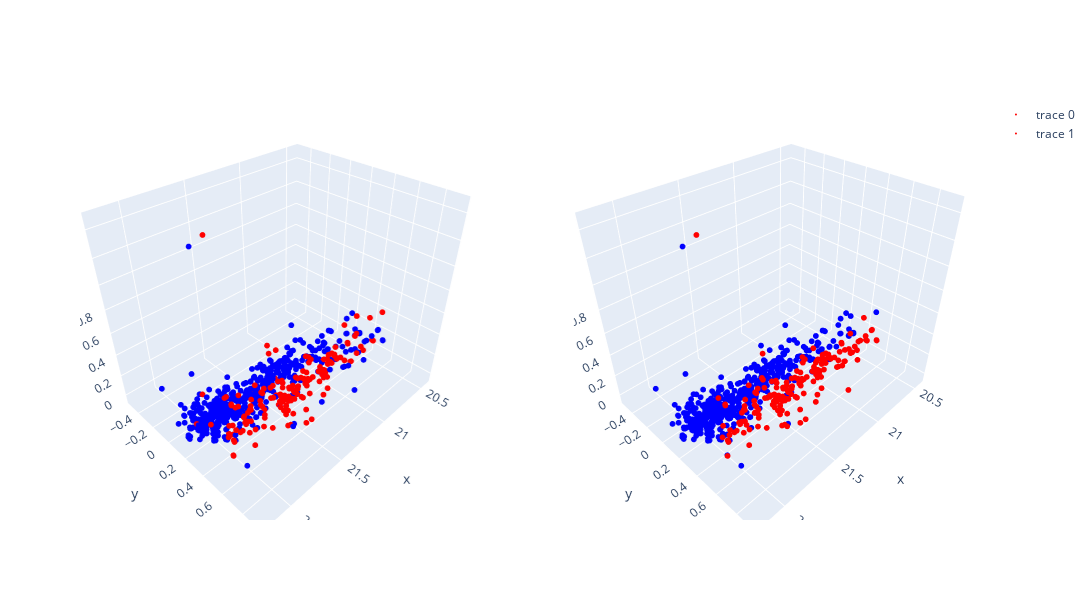

The notebook cell saved with this chart:
### Code cell
from sklearn.discriminant_analysis import LinearDiscriminantAnalysis

all,sub = select_galaxy(z_low=1.60,z_high=1.61)

X_red = gen_training(sub,Dim=3,three_color = False)
X_blue = gen_training(all,Dim=3,three_color = False)
X = np.vstack((X_red,X_blue))
Y_red = np.ones(shape = (len(sub)))
Y_blue = np.ones(shape = (len(all)))*0
Y = np.concatenate((Y_red,Y_blue))
clf = LinearDiscriminantAnalysis()
clf.fit(X, Y)
X_LDA_pred = clf.predict(X)

fig = make_subplots(rows=1, cols=2,
                    specs=[[{'type': 'surface'}, {'type': 'surface'}]])

trace1 = go.Scatter3d(x=X[:,0], y=X[:,1],z=X[:,2],mode='markers',marker = dict(size = 2,color = Y,colorscale = 'Bluered')) ## for vector plots
fig.add_trace(trace1,row = 1, col = 1)
trace2 = go.Scatter3d(x=X[:,0], y=X[:,1],z=X[:,2],mode='markers',marker = dict(size = 2,color = X_LDA_pred,colorscale = 'Bluered')) ## for vector plots
fig.add_trace(trace2,row = 1, col = 2)
fig.update_layout(
    autosize=False,
    width=1200,
    height=600
    )

### Figure 1 — Plotly figure (JSON) as saved in the notebook; plotly's stock layout.template omitted (floating-point values rounded to 4 significant figures; data arrays with more than 128 entries replaced by an {"elided": "..."} marker saying what was removed)
{"data": [{"marker": {"color": {"elided": "680 int values"}, "colorscale": [[0, "rgb(0,0,255)"], [1, "rgb(255,0,0)"]], "size": 2}, "mode": "markers", "scene": "scene", "type": "scatter3d", "x": {"elided": "680 float values"}, "y": {"elided": "680 float values"}, "z": {"elided": "680 float values"}}, {"marker": {"color": {"elided": "680 int values"}, "colorscale": [[0, "rgb(0,0,255)"], [1, "rgb(255,0,0)"]], "size": 2}, "mode": "markers", "scene": "scene2", "type": "scatter3d", "x": {"elided": "680 float values"}, "y": {"elided": "680 float values"}, "z": {"elided": "680 float values"}}], "layout": {"autosize": false, "height": 600, "scene": {"domain": {"x": [0, 0.45], "y": [0, 1]}}, "scene2": {"domain": {"x": [0.55, 1], "y": [0, 1]}}, "width": 1200}}
